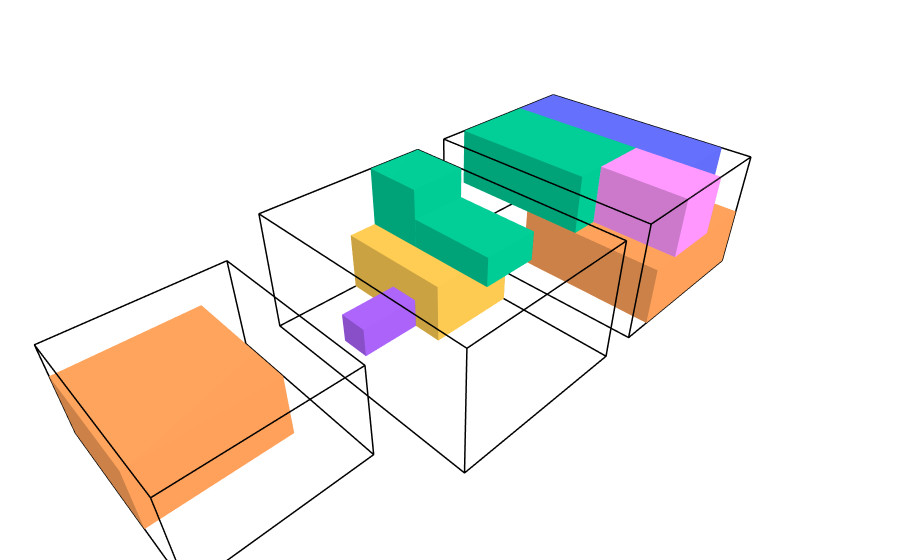

Notebook cell for this chart:
### Markdown cell above
Berikut hasil penyelesaiannya serta visualisasinya.

### Code cell
print(result_3)
draw_state(result_3.final_state)

### Figure 1 — Plotly figure (JSON) as saved in the notebook; plotly's stock layout.template omitted (floating-point values rounded to 4 significant figures)
{"data": [{"hovertemplate": "%{hovertext}<extra></extra>", "hovertext": ["<b>ID:</b> T1<br><b>Size:</b> 6x8x4<br><b>Max_Capacity:</b> 70<br>", "<b>ID:</b> T1<br><b>Size:</b> 6x8x4<br><b>Max_Capacity:</b> 70<br>", "<b>ID:</b> T1<br><b>Size:</b> 6x8x4<br><b>Max_Capacity:</b> 70<br>", "<b>ID:</b> T1<br><b>Size:</b> 6x8x4<br><b>Max_Capacity:</b> 70<br>", "<b>ID:</b> T1<br><b>Size:</b> 6x8x4<br><b>Max_Capacity:</b> 70<br>", "<b>ID:</b> T1<br><b>Size:</b> 6x8x4<br><b>Max_Capacity:</b> 70<br>", "<b>ID:</b> T1<br><b>Size:</b> 6x8x4<br><b>Max_Capacity:</b> 70<br>", "<b>ID:</b> T1<br><b>Size:</b> 6x8x4<br><b>Max_Capacity:</b> 70<br>", "<b>ID:</b> T1<br><b>Size:</b> 6x8x4<br><b>Max_Capacity:</b> 70<br>", "<b>ID:</b> T1<br><b>Size:</b> 6x8x4<br><b>Max_Capacity:</b> 70<br>", "<b>ID:</b> T1<br><b>Size:</b> 6x8x4<br><b>Max_Capacity:</b> 70<br>", "<b>ID:</b> T1<br><b>Size:</b> 6x8x4<br><b>Max_Capacity:</b> 70<br>", "<b>ID:</b> T1<br><b>Size:</b> 6x8x4<br><b>Max_Capacity:</b> 70<br>", "<b>ID:</b> T1<br><b>Size:</b> 6x8x4<br><b>Max_Capacity:</b> 70<br>", "<b>ID:</b> T1<br><b>Size:</b> 6x8x4<br><b>Max_Capacity:</b> 70<br>", "<b>ID:</b> T1<br><b>Size:</b> 6x8x4<br><b>Max_Capacity:</b> 70<br>", "<b>ID:</b> T1<br><b>Size:</b> 6x8x4<br><b>Max_Capacity:</b> 70<br>", "<b>ID:</b> T1<br><b>Size:</b> 6x8x4<br><b>Max_Capacity:</b> 70<br>", "<b>ID:</b> T1<br><b>Size:</b> 6x8x4<br><b>Max_Capacity:</b> 70<br>", "<b>ID:</b> T1<br><b>Size:</b> 6x8x4<br><b>Max_Capacity:</b> 70<br>", "<b>ID:</b> T1<br><b>Size:</b> 6x8x4<br><b>Max_Capacity:</b> 70<br>", "<b>ID:</b> T1<br><b>Size:</b> 6x8x4<br><b>Max_Capacity:</b> 70<br>", "<b>ID:</b> T1<br><b>Size:</b> 6x8x4<br><b>Max_Capacity:</b> 70<br>", "<b>ID:</b> T1<br><b>Size:</b> 6x8x4<br><b>Max_Capacity:</b> 70<br>"], "line": {"color": "black", "width": 3}, "mode": "lines", "name": "Truck T1", "showlegend": false, "type": "scatter3d", "x": [0, 6, 6, 0, 0, null, 0, 6, 6, 0, 0, null, 0, 0, null, 6, 6, null, 6, 6, null, 0, 0, null], "y": [0, 0, 8, 8, 0, null, 0, 0, 8, 8, 0, null, 0, 0, null, 0, 0, null, 8, 8, null, 8, 8, null], "z": [0, 0, 0, 0, 0, null, 4, 4, 4, 4, 4, null, 0, 4, null, 0, 4, null, 0, 4, null, 0, 4, null]}, {"alphahull": 0, "color": "#FFA15A", "flatshading": true, "hovertemplate": "%{hovertext}<extra></extra>", "hovertext": ["<b>ID:</b> P1<br><b>Position:</b> (0, 3, 0)<br><b>Size:</b> 5x5x2<br><b>Value:</b> 90<br><b>Weight:</b> 25<br><b>Is_Fragile:</b> False<br><b>ETA:</b> 1", "<b>ID:</b> P1<br><b>Position:</b> (0, 3, 0)<br><b>Size:</b> 5x5x2<br><b>Value:</b> 90<br><b>Weight:</b> 25<br><b>Is_Fragile:</b> False<br><b>ETA:</b> 1", "<b>ID:</b> P1<br><b>Position:</b> (0, 3, 0)<br><b>Size:</b> 5x5x2<br><b>Value:</b> 90<br><b>Weight:</b> 25<br><b>Is_Fragile:</b> False<br><b>ETA:</b> 1", "<b>ID:</b> P1<br><b>Position:</b> (0, 3, 0)<br><b>Size:</b> 5x5x2<br><b>Value:</b> 90<br><b>Weight:</b> 25<br><b>Is_Fragile:</b> False<br><b>ETA:</b> 1", "<b>ID:</b> P1<br><b>Position:</b> (0, 3, 0)<br><b>Size:</b> 5x5x2<br><b>Value:</b> 90<br><b>Weight:</b> 25<br><b>Is_Fragile:</b> False<br><b>ETA:</b> 1", "<b>ID:</b> P1<br><b>Position:</b> (0, 3, 0)<br><b>Size:</b> 5x5x2<br><b>Value:</b> 90<br><b>Weight:</b> 25<br><b>Is_Fragile:</b> False<br><b>ETA:</b> 1", "<b>ID:</b> P1<br><b>Position:</b> (0, 3, 0)<br><b>Size:</b> 5x5x2<br><b>Value:</b> 90<br><b>Weight:</b> 25<br><b>Is_Fragile:</b> False<br><b>ETA:</b> 1", "<b>ID:</b> P1<br><b>Position:</b> (0, 3, 0)<br><b>Size:</b> 5x5x2<br><b>Value:</b> 90<br><b>Weight:</b> 25<br><b>Is_Fragile:</b> False<br><b>ETA:</b> 1"], "name": "Package P1", "opacity": 1, "showlegend": false, "type": "mesh3d", "x": [0, 5, 5, 0, 0, 5, 5, 0], "y": [3, 3, 8, 8, 3, 3, 8, 8], "z": [0, 0, 0, 0, 2, 2, 2, 2]}, {"alphahull": 0, "color": "#636EFA", "flatshading": true, "hovertemplate": "%{hovertext}<extra></extra>", "hovertext": ["<b>ID:</b> P2<br><b>Position:</b> (0, 0, 2)<br><b>Size:</b> 2x7x2<br><b>Value:</b> 80<br><b>Weight:</b> 20<br><b>Is_Fragile:</b> False<br><b>ETA:</b> 3", "<b>ID:</b> P2<br><b>Position:</b> (0, 0, 2)<br><b>Size:</b> 2x7x2<br><b>Value:</b> 80<br><b>Weight:</b> 20<br><b>Is_Fragile:</b> False<br><b>ETA:</b> 3", "<b>ID:</b> P2<br><b>Position:</b> (0, 0, 2)<br><b>Size:</b> 2x7x2<br><b>Value:</b> 80<br><b>Weight:</b> 20<br><b>Is_Fragile:</b> False<br><b>ETA:</b> 3", "<b>ID:</b> P2<br><b>Position:</b> (0, 0, 2)<br><b>Size:</b> 2x7x2<br><b>Value:</b> 80<br><b>Weight:</b> 20<br><b>Is_Fragile:</b> False<br><b>ETA:</b> 3", "<b>ID:</b> P2<br><b>Position:</b> (0, 0, 2)<br><b>Size:</b> 2x7x2<br><b>Value:</b> 80<br><b>Weight:</b> 20<br><b>Is_Fragile:</b> False<br><b>ETA:</b> 3", "<b>ID:</b> P2<br><b>Position:</b> (0, 0, 2)<br><b>Size:</b> 2x7x2<br><b>Value:</b> 80<br><b>Weight:</b> 20<br><b>Is_Fragile:</b> False<br><b>ETA:</b> 3", "<b>ID:</b> P2<br><b>Position:</b> (0, 0, 2)<br><b>Size:</b> 2x7x2<br><b>Value:</b> 80<br><b>Weight:</b> 20<br><b>Is_Fragile:</b> False<br><b>ETA:</b> 3", "<b>ID:</b> P2<br><b>Position:</b> (0, 0, 2)<br><b>Size:</b> 2x7x2<br><b>Value:</b> 80<br><b>Weight:</b> 20<br><b>Is_Fragile:</b> False<br><b>ETA:</b> 3"], "name": "Package P2", "opacity": 1, "showlegend": false, "type": "mesh3d", "x": [0, 2, 2, 0, 0, 2, 2, 0], "y": [0, 0, 7, 7, 0, 0, 7, 7], "z": [2, 2, 2, 2, 4, 4, 4, 4]}, {"alphahull": 0, "color": "#00CC96", "flatshading": true, "hovertemplate": "%{hovertext}<extra></extra>", "hovertext": ["<b>ID:</b> P4<br><b>Position:</b> (2, 0, 2)<br><b>Size:</b> 3x5x2<br><b>Value:</b> 60<br><b>Weight:</b> 15<br><b>Is_Fragile:</b> False<br><b>ETA:</b> 1", "<b>ID:</b> P4<br><b>Position:</b> (2, 0, 2)<br><b>Size:</b> 3x5x2<br><b>Value:</b> 60<br><b>Weight:</b> 15<br><b>Is_Fragile:</b> False<br><b>ETA:</b> 1", "<b>ID:</b> P4<br><b>Position:</b> (2, 0, 2)<br><b>Size:</b> 3x5x2<br><b>Value:</b> 60<br><b>Weight:</b> 15<br><b>Is_Fragile:</b> False<br><b>ETA:</b> 1", "<b>ID:</b> P4<br><b>Position:</b> (2, 0, 2)<br><b>Size:</b> 3x5x2<br><b>Value:</b> 60<br><b>Weight:</b> 15<br><b>Is_Fragile:</b> False<br><b>ETA:</b> 1", "<b>ID:</b> P4<br><b>Position:</b> (2, 0, 2)<br><b>Size:</b> 3x5x2<br><b>Value:</b> 60<br><b>Weight:</b> 15<br><b>Is_Fragile:</b> False<br><b>ETA:</b> 1", "<b>ID:</b> P4<br><b>Position:</b> (2, 0, 2)<br><b>Size:</b> 3x5x2<br><b>Value:</b> 60<br><b>Weight:</b> 15<br><b>Is_Fragile:</b> False<br><b>ETA:</b> 1", "<b>ID:</b> P4<br><b>Position:</b> (2, 0, 2)<br><b>Size:</b> 3x5x2<br><b>Value:</b> 60<br><b>Weight:</b> 15<br><b>Is_Fragile:</b> False<br><b>ETA:</b> 1", "<b>ID:</b> P4<br><b>Position:</b> (2, 0, 2)<br><b>Size:</b> 3x5x2<br><b>Value:</b> 60<br><b>Weight:</b> 15<br><b>Is_Fragile:</b> False<br><b>ETA:</b> 1"], "name": "Package P4", "opacity": 1, "showlegend": false, "type": "mesh3d", "x": [2, 5, 5, 2, 2, 5, 5, 2], "y": [0, 0, 5, 5, 0, 0, 5, 5], "z": [2, 2, 2, 2, 4, 4, 4, 4]}, {"alphahull": 0, "color": "#FF97FF", "flatshading": true, "hovertemplate": "%{hovertext}<extra></extra>", "hovertext": ["<b>ID:</b> P5<br><b>Position:</b> (2, 5, 2)<br><b>Size:</b> 2x3x2<br><b>Value:</b> 45<br><b>Weight:</b> 10<br><b>Is_Fragile:</b> True<br><b>ETA:</b> 4", "<b>ID:</b> P5<br><b>Position:</b> (2, 5, 2)<br><b>Size:</b> 2x3x2<br><b>Value:</b> 45<br><b>Weight:</b> 10<br><b>Is_Fragile:</b> True<br><b>ETA:</b> 4", "<b>ID:</b> P5<br><b>Position:</b> (2, 5, 2)<br><b>Size:</b> 2x3x2<br><b>Value:</b> 45<br><b>Weight:</b> 10<br><b>Is_Fragile:</b> True<br><b>ETA:</b> 4", "<b>ID:</b> P5<br><b>Position:</b> (2, 5, 2)<br><b>Size:</b> 2x3x2<br><b>Value:</b> 45<br><b>Weight:</b> 10<br><b>Is_Fragile:</b> True<br><b>ETA:</b> 4", "<b>ID:</b> P5<br><b>Position:</b> (2, 5, 2)<br><b>Size:</b> 2x3x2<br><b>Value:</b> 45<br><b>Weight:</b> 10<br><b>Is_Fragile:</b> True<br><b>ETA:</b> 4", "<b>ID:</b> P5<br><b>Position:</b> (2, 5, 2)<br><b>Size:</b> 2x3x2<br><b>Value:</b> 45<br><b>Weight:</b> 10<br><b>Is_Fragile:</b> True<br><b>ETA:</b> 4", "<b>ID:</b> P5<br><b>Position:</b> (2, 5, 2)<br><b>Size:</b> 2x3x2<br><b>Value:</b> 45<br><b>Weight:</b> 10<br><b>Is_Fragile:</b> True<br><b>ETA:</b> 4", "<b>ID:</b> P5<br><b>Position:</b> (2, 5, 2)<br><b>Size:</b> 2x3x2<br><b>Value:</b> 45<br><b>Weight:</b> 10<br><b>Is_Fragile:</b> True<br><b>ETA:</b> 4"], "name": "Package P5", "opacity": 1, "showlegend": false, "type": "mesh3d", "x": [2, 4, 4, 2, 2, 4, 4, 2], "y": [5, 5, 8, 8, 5, 5, 8, 8], "z": [2, 2, 2, 2, 4, 4, 4, 4]}, {"hovertemplate": "%{hovertext}<extra></extra>", "hovertext": ["<b>ID:</b> T2<br><b>Size:</b> 6x8x4<br><b>Max_Capacity:</b> 70<br>", "<b>ID:</b> T2<br><b>Size:</b> 6x8x4<br><b>Max_Capacity:</b> 70<br>", "<b>ID:</b> T2<br><b>Size:</b> 6x8x4<br><b>Max_Capacity:</b> 70<br>", "<b>ID:</b> T2<br><b>Size:</b> 6x8x4<br><b>Max_Capacity:</b> 70<br>", "<b>ID:</b> T2<br><b>Size:</b> 6x8x4<br><b>Max_Capacity:</b> 70<br>", "<b>ID:</b> T2<br><b>Size:</b> 6x8x4<br><b>Max_Capacity:</b> 70<br>", "<b>ID:</b> T2<br><b>Size:</b> 6x8x4<br><b>Max_Capacity:</b> 70<br>", "<b>ID:</b> T2<br><b>Size:</b> 6x8x4<br><b>Max_Capacity:</b> 70<br>", "<b>ID:</b> T2<br><b>Size:</b> 6x8x4<br><b>Max_Capacity:</b> 70<br>", "<b>ID:</b> T2<br><b>Size:</b> 6x8x4<br><b>Max_Capacity:</b> 70<br>", "<b>ID:</b> T2<br><b>Size:</b> 6x8x4<br><b>Max_Capacity:</b> 70<br>", "<b>ID:</b> T2<br><b>Size:</b> 6x8x4<br><b>Max_Capacity:</b> 70<br>", "<b>ID:</b> T2<br><b>Size:</b> 6x8x4<br><b>Max_Capacity:</b> 70<br>", "<b>ID:</b> T2<br><b>Size:</b> 6x8x4<br><b>Max_Capacity:</b> 70<br>", "<b>ID:</b> T2<br><b>Size:</b> 6x8x4<br><b>Max_Capacity:</b> 70<br>", "<b>ID:</b> T2<br><b>Size:</b> 6x8x4<br><b>Max_Capacity:</b> 70<br>", "<b>ID:</b> T2<br><b>Size:</b> 6x8x4<br><b>Max_Capacity:</b> 70<br>", "<b>ID:</b> T2<br><b>Size:</b> 6x8x4<br><b>Max_Capacity:</b> 70<br>", "<b>ID:</b> T2<br><b>Size:</b> 6x8x4<br><b>Max_Capacity:</b> 70<br>", "<b>ID:</b> T2<br><b>Size:</b> 6x8x4<br><b>Max_Capacity:</b> 70<br>", "<b>ID:</b> T2<br><b>Size:</b> 6x8x4<br><b>Max_Capacity:</b> 70<br>", "<b>ID:</b> T2<br><b>Size:</b> 6x8x4<br><b>Max_Capacity:</b> 70<br>", "<b>ID:</b> T2<br><b>Size:</b> 6x8x4<br><b>Max_Capacity:</b> 70<br>", "<b>ID:</b> T2<br><b>Size:</b> 6x8x4<br><b>Max_Capacity:</b> 70<br>"], "line": {"color": "black", "width": 3}, "mode": "lines", "name": "Truck T2", "showlegend": false, "type": "scatter3d", "x": [7.2, 13.2, 13.2, 7.2, 7.2, null, 7.2, 13.2, 13.2, 7.2, 7.2, null, 7.2, 7.2, null, 13.2, 13.2, null, 13.2, 13.2, null, 7.2, 7.2, null], "y": [0, 0, 8, 8, 0, null, 0, 0, 8, 8, 0, null, 0, 0, null, 0, 0, null, 8, 8, null, 8, 8, null], "z": [0, 0, 0, 0, 0, null, 4, 4, 4, 4, 4, null, 0, 4, null, 0, 4, null, 0, 4, null, 0, 4, null]}, {"alphahull": 0, "color": "#FECB52", "flatshading": true, "hovertemplate": "%{hovertext}<extra></extra>", "hovertext": ["<b>ID:</b> P6<br><b>Position:</b> (0.0, 0, 0)<br><b>Size:</b> 3x4x2<br><b>Value:</b> 50<br><b>Weight:</b> 12<br><b>Is_Fragile:</b> False<br><b>ETA:</b> 2", "<b>ID:</b> P6<br><b>Position:</b> (0.0, 0, 0)<br><b>Size:</b> 3x4x2<br><b>Value:</b> 50<br><b>Weight:</b> 12<br><b>Is_Fragile:</b> False<br><b>ETA:</b> 2", "<b>ID:</b> P6<br><b>Position:</b> (0.0, 0, 0)<br><b>Size:</b> 3x4x2<br><b>Value:</b> 50<br><b>Weight:</b> 12<br><b>Is_Fragile:</b> False<br><b>ETA:</b> 2", "<b>ID:</b> P6<br><b>Position:</b> (0.0, 0, 0)<br><b>Size:</b> 3x4x2<br><b>Value:</b> 50<br><b>Weight:</b> 12<br><b>Is_Fragile:</b> False<br><b>ETA:</b> 2", "<b>ID:</b> P6<br><b>Position:</b> (0.0, 0, 0)<br><b>Size:</b> 3x4x2<br><b>Value:</b> 50<br><b>Weight:</b> 12<br><b>Is_Fragile:</b> False<br><b>ETA:</b> 2", "<b>ID:</b> P6<br><b>Position:</b> (0.0, 0, 0)<br><b>Size:</b> 3x4x2<br><b>Value:</b> 50<br><b>Weight:</b> 12<br><b>Is_Fragile:</b> False<br><b>ETA:</b> 2", "<b>ID:</b> P6<br><b>Position:</b> (0.0, 0, 0)<br><b>Size:</b> 3x4x2<br><b>Value:</b> 50<br><b>Weight:</b> 12<br><b>Is_Fragile:</b> False<br><b>ETA:</b> 2", "<b>ID:</b> P6<br><b>Position:</b> (0.0, 0, 0)<br><b>Size:</b> 3x4x2<br><b>Value:</b> 50<br><b>Weight:</b> 12<br><b>Is_Fragile:</b> False<br><b>ETA:</b> 2"], "name": "Package P6", "opacity": 1, "showlegend": false, "type": "mesh3d", "x": [7.2, 10.2, 10.2, 7.2, 7.2, 10.2, 10.2, 7.2], "y": [0, 0, 4, 4, 0, 0, 4, 4], "z": [0, 0, 0, 0, 2, 2, 2, 2]}, {"alphahull": 0, "color": "#00CC96", "flatshading": true, "hovertemplate": "%{hovertext}<extra></extra>", "hovertext": ["<b>ID:</b> P7<br><b>Position:</b> (0.0, 0, 2)<br><b>Size:</b> 2x2x2<br><b>Value:</b> 35<br><b>Weight:</b> 8<br><b>Is_Fragile:</b> False<br><b>ETA:</b> 5", "<b>ID:</b> P7<br><b>Position:</b> (0.0, 0, 2)<br><b>Size:</b> 2x2x2<br><b>Value:</b> 35<br><b>Weight:</b> 8<br><b>Is_Fragile:</b> False<br><b>ETA:</b> 5", "<b>ID:</b> P7<br><b>Position:</b> (0.0, 0, 2)<br><b>Size:</b> 2x2x2<br><b>Value:</b> 35<br><b>Weight:</b> 8<br><b>Is_Fragile:</b> False<br><b>ETA:</b> 5", "<b>ID:</b> P7<br><b>Position:</b> (0.0, 0, 2)<br><b>Size:</b> 2x2x2<br><b>Value:</b> 35<br><b>Weight:</b> 8<br><b>Is_Fragile:</b> False<br><b>ETA:</b> 5", "<b>ID:</b> P7<br><b>Position:</b> (0.0, 0, 2)<br><b>Size:</b> 2x2x2<br><b>Value:</b> 35<br><b>Weight:</b> 8<br><b>Is_Fragile:</b> False<br><b>ETA:</b> 5", "<b>ID:</b> P7<br><b>Position:</b> (0.0, 0, 2)<br><b>Size:</b> 2x2x2<br><b>Value:</b> 35<br><b>Weight:</b> 8<br><b>Is_Fragile:</b> False<br><b>ETA:</b> 5", "<b>ID:</b> P7<br><b>Position:</b> (0.0, 0, 2)<br><b>Size:</b> 2x2x2<br><b>Value:</b> 35<br><b>Weight:</b> 8<br><b>Is_Fragile:</b> False<br><b>ETA:</b> 5", "<b>ID:</b> P7<br><b>Position:</b> (0.0, 0, 2)<br><b>Size:</b> 2x2x2<br><b>Value:</b> 35<br><b>Weight:</b> 8<br><b>Is_Fragile:</b> False<br><b>ETA:</b> 5"], "name": "Package P7", "opacity": 1, "showlegend": false, "type": "mesh3d", "x": [7.2, 9.2, 9.2, 7.2, 7.2, 9.2, 9.2, 7.2], "y": [0, 0, 2, 2, 0, 0, 2, 2], "z": [2, 2, 2, 2, 4, 4, 4, 4]}, {"alphahull": 0, "color": "#00CC96", "flatshading": true, "hovertemplate": "%{hovertext}<extra></extra>", "hovertext": ["<b>ID:</b> P8<br><b>Position:</b> (0.0, 2, 2)<br><b>Size:</b> 2x3x1<br><b>Value:</b> 30<br><b>Weight:</b> 6<br><b>Is_Fragile:</b> True<br><b>ETA:</b> 1", "<b>ID:</b> P8<br><b>Position:</b> (0.0, 2, 2)<br><b>Size:</b> 2x3x1<br><b>Value:</b> 30<br><b>Weight:</b> 6<br><b>Is_Fragile:</b> True<br><b>ETA:</b> 1", "<b>ID:</b> P8<br><b>Position:</b> (0.0, 2, 2)<br><b>Size:</b> 2x3x1<br><b>Value:</b> 30<br><b>Weight:</b> 6<br><b>Is_Fragile:</b> True<br><b>ETA:</b> 1", "<b>ID:</b> P8<br><b>Position:</b> (0.0, 2, 2)<br><b>Size:</b> 2x3x1<br><b>Value:</b> 30<br><b>Weight:</b> 6<br><b>Is_Fragile:</b> True<br><b>ETA:</b> 1", "<b>ID:</b> P8<br><b>Position:</b> (0.0, 2, 2)<br><b>Size:</b> 2x3x1<br><b>Value:</b> 30<br><b>Weight:</b> 6<br><b>Is_Fragile:</b> True<br><b>ETA:</b> 1", "<b>ID:</b> P8<br><b>Position:</b> (0.0, 2, 2)<br><b>Size:</b> 2x3x1<br><b>Value:</b> 30<br><b>Weight:</b> 6<br><b>Is_Fragile:</b> True<br><b>ETA:</b> 1", "<b>ID:</b> P8<br><b>Position:</b> (0.0, 2, 2)<br><b>Size:</b> 2x3x1<br><b>Value:</b> 30<br><b>Weight:</b> 6<br><b>Is_Fragile:</b> True<br><b>ETA:</b> 1", "<b>ID:</b> P8<br><b>Position:</b> (0.0, 2, 2)<br><b>Size:</b> 2x3x1<br><b>Value:</b> 30<br><b>Weight:</b> 6<br><b>Is_Fragile:</b> True<br><b>ETA:</b> 1"], "name": "Package P8", "opacity": 1, "showlegend": false, "type": "mesh3d", "x": [7.2, 9.2, 9.2, 7.2, 7.2, 9.2, 9.2, 7.2], "y": [2, 2, 5, 5, 2, 2, 5, 5], "z": [2, 2, 2, 2, 3, 3, 3, 3]}, {"alphahull": 0, "color": "#AB63FA", "flatshading": true, "hovertemplate": "%{hovertext}<extra></extra>", "hovertext": ["<b>ID:</b> P9<br><b>Position:</b> (2.999999999999999, 2, 0)<br><b>Size:</b> 2x1x1<br><b>Value:</b> 20<br><b>Weight:</b> 4<br><b>Is_Fragile:</b> False<br><b>ETA:</b> 3", "<b>ID:</b> P9<br><b>Position:</b> (2.999999999999999, 2, 0)<br><b>Size:</b> 2x1x1<br><b>Value:</b> 20<br><b>Weight:</b> 4<br><b>Is_Fragile:</b> False<br><b>ETA:</b> 3", "<b>ID:</b> P9<br><b>Position:</b> (2.999999999999999, 2, 0)<br><b>Size:</b> 2x1x1<br><b>Value:</b> 20<br><b>Weight:</b> 4<br><b>Is_Fragile:</b> False<br><b>ETA:</b> 3", "<b>ID:</b> P9<br><b>Position:</b> (2.999999999999999, 2, 0)<br><b>Size:</b> 2x1x1<br><b>Value:</b> 20<br><b>Weight:</b> 4<br><b>Is_Fragile:</b> False<br><b>ETA:</b> 3", "<b>ID:</b> P9<br><b>Position:</b> (2.999999999999999, 2, 0)<br><b>Size:</b> 2x1x1<br><b>Value:</b> 20<br><b>Weight:</b> 4<br><b>Is_Fragile:</b> False<br><b>ETA:</b> 3", "<b>ID:</b> P9<br><b>Position:</b> (2.999999999999999, 2, 0)<br><b>Size:</b> 2x1x1<br><b>Value:</b> 20<br><b>Weight:</b> 4<br><b>Is_Fragile:</b> False<br><b>ETA:</b> 3", "<b>ID:</b> P9<br><b>Position:</b> (2.999999999999999, 2, 0)<br><b>Size:</b> 2x1x1<br><b>Value:</b> 20<br><b>Weight:</b> 4<br><b>Is_Fragile:</b> False<br><b>ETA:</b> 3", "<b>ID:</b> P9<br><b>Position:</b> (2.999999999999999, 2, 0)<br><b>Size:</b> 2x1x1<br><b>Value:</b> 20<br><b>Weight:</b> 4<br><b>Is_Fragile:</b> False<br><b>ETA:</b> 3"], "name": "Package P9", "opacity": 1, "showlegend": false, "type": "mesh3d", "x": [10.2, 12.2, 12.2, 10.2, 10.2, 12.2, 12.2, 10.2], "y": [2, 2, 3, 3, 2, 2, 3, 3], "z": [0, 0, 0, 0, 1, 1, 1, 1]}, {"hovertemplate": "%{hovertext}<extra></extra>", "hovertext": ["<b>ID:</b> T3<br><b>Size:</b> 5x6x3<br><b>Max_Capacity:</b> 40<br>", "<b>ID:</b> T3<br><b>Size:</b> 5x6x3<br><b>Max_Capacity:</b> 40<br>", "<b>ID:</b> T3<br><b>Size:</b> 5x6x3<br><b>Max_Capacity:</b> 40<br>", "<b>ID:</b> T3<br><b>Size:</b> 5x6x3<br><b>Max_Capacity:</b> 40<br>", "<b>ID:</b> T3<br><b>Size:</b> 5x6x3<br><b>Max_Capacity:</b> 40<br>", "<b>ID:</b> T3<br><b>Size:</b> 5x6x3<br><b>Max_Capacity:</b> 40<br>", "<b>ID:</b> T3<br><b>Size:</b> 5x6x3<br><b>Max_Capacity:</b> 40<br>", "<b>ID:</b> T3<br><b>Size:</b> 5x6x3<br><b>Max_Capacity:</b> 40<br>", "<b>ID:</b> T3<br><b>Size:</b> 5x6x3<br><b>Max_Capacity:</b> 40<br>", "<b>ID:</b> T3<br><b>Size:</b> 5x6x3<br><b>Max_Capacity:</b> 40<br>", "<b>ID:</b> T3<br><b>Size:</b> 5x6x3<br><b>Max_Capacity:</b> 40<br>", "<b>ID:</b> T3<br><b>Size:</b> 5x6x3<br><b>Max_Capacity:</b> 40<br>", "<b>ID:</b> T3<br><b>Size:</b> 5x6x3<br><b>Max_Capacity:</b> 40<br>", "<b>ID:</b> T3<br><b>Size:</b> 5x6x3<br><b>Max_Capacity:</b> 40<br>", "<b>ID:</b> T3<br><b>Size:</b> 5x6x3<br><b>Max_Capacity:</b> 40<br>", "<b>ID:</b> T3<br><b>Size:</b> 5x6x3<br><b>Max_Capacity:</b> 40<br>", "<b>ID:</b> T3<br><b>Size:</b> 5x6x3<br><b>Max_Capacity:</b> 40<br>", "<b>ID:</b> T3<br><b>Size:</b> 5x6x3<br><b>Max_Capacity:</b> 40<br>", "<b>ID:</b> T3<br><b>Size:</b> 5x6x3<br><b>Max_Capacity:</b> 40<br>", "<b>ID:</b> T3<br><b>Size:</b> 5x6x3<br><b>Max_Capacity:</b> 40<br>", "<b>ID:</b> T3<br><b>Size:</b> 5x6x3<br><b>Max_Capacity:</b> 40<br>", "<b>ID:</b> T3<br><b>Size:</b> 5x6x3<br><b>Max_Capacity:</b> 40<br>", "<b>ID:</b> T3<br><b>Size:</b> 5x6x3<br><b>Max_Capacity:</b> 40<br>", "<b>ID:</b> T3<br><b>Size:</b> 5x6x3<br><b>Max_Capacity:</b> 40<br>"], "line": {"color": "black", "width": 3}, "mode": "lines", "name": "Truck T3", "showlegend": false, "type": "scatter3d", "x": [14.4, 19.4, 19.4, 14.4, 14.4, null, 14.4, 19.4, 19.4, 14.4, 14.4, null, 14.4, 14.4, null, 19.4, 19.4, null, 19.4, 19.4, null, 14.4, 14.4, null], "y": [0, 0, 6, 6, 0, null, 0, 0, 6, 6, 0, null, 0, 0, null, 0, 0, null, 6, 6, null, 6, 6, null], "z": [0, 0, 0, 0, 0, null, 3, 3, 3, 3, 3, null, 0, 3, null, 0, 3, null, 0, 3, null, 0, 3, null]}, {"alphahull": 0, "color": "#FFA15A", "flatshading": true, "hovertemplate": "%{hovertext}<extra></extra>", "hovertext": ["<b>ID:</b> P3<br><b>Position:</b> (1.0, 0, 0)<br><b>Size:</b> 4x4x2<br><b>Value:</b> 75<br><b>Weight:</b> 18<br><b>Is_Fragile:</b> True<br><b>ETA:</b> 2", "<b>ID:</b> P3<br><b>Position:</b> (1.0, 0, 0)<br><b>Size:</b> 4x4x2<br><b>Value:</b> 75<br><b>Weight:</b> 18<br><b>Is_Fragile:</b> True<br><b>ETA:</b> 2", "<b>ID:</b> P3<br><b>Position:</b> (1.0, 0, 0)<br><b>Size:</b> 4x4x2<br><b>Value:</b> 75<br><b>Weight:</b> 18<br><b>Is_Fragile:</b> True<br><b>ETA:</b> 2", "<b>ID:</b> P3<br><b>Position:</b> (1.0, 0, 0)<br><b>Size:</b> 4x4x2<br><b>Value:</b> 75<br><b>Weight:</b> 18<br><b>Is_Fragile:</b> True<br><b>ETA:</b> 2", "<b>ID:</b> P3<br><b>Position:</b> (1.0, 0, 0)<br><b>Size:</b> 4x4x2<br><b>Value:</b> 75<br><b>Weight:</b> 18<br><b>Is_Fragile:</b> True<br><b>ETA:</b> 2", "<b>ID:</b> P3<br><b>Position:</b> (1.0, 0, 0)<br><b>Size:</b> 4x4x2<br><b>Value:</b> 75<br><b>Weight:</b> 18<br><b>Is_Fragile:</b> True<br><b>ETA:</b> 2", "<b>ID:</b> P3<br><b>Position:</b> (1.0, 0, 0)<br><b>Size:</b> 4x4x2<br><b>Value:</b> 75<br><b>Weight:</b> 18<br><b>Is_Fragile:</b> True<br><b>ETA:</b> 2", "<b>ID:</b> P3<br><b>Position:</b> (1.0, 0, 0)<br><b>Size:</b> 4x4x2<br><b>Value:</b> 75<br><b>Weight:</b> 18<br><b>Is_Fragile:</b> True<br><b>ETA:</b> 2"], "name": "Package P3", "opacity": 1, "showlegend": false, "type": "mesh3d", "x": [15.4, 19.4, 19.4, 15.4, 15.4, 19.4, 19.4, 15.4], "y": [0, 0, 4, 4, 0, 0, 4, 4], "z": [0, 0, 0, 0, 2, 2, 2, 2]}], "layout": {"margin": {"b": 0, "l": 0, "pad": 0, "r": 0, "t": 0}, "scene": {"aspectmode": "data", "xaxis": {"showbackground": false, "showgrid": false, "showticklabels": false, "ticks": "", "title": {"text": ""}, "zeroline": false}, "yaxis": {"showbackground": false, "showgrid": false, "showticklabels": false, "ticks": "", "title": {"text": ""}, "zeroline": false}, "zaxis": {"showbackground": false, "showgrid": false, "showticklabels": false, "ticks": "", "title": {"text": ""}, "zeroline": false}}}}
